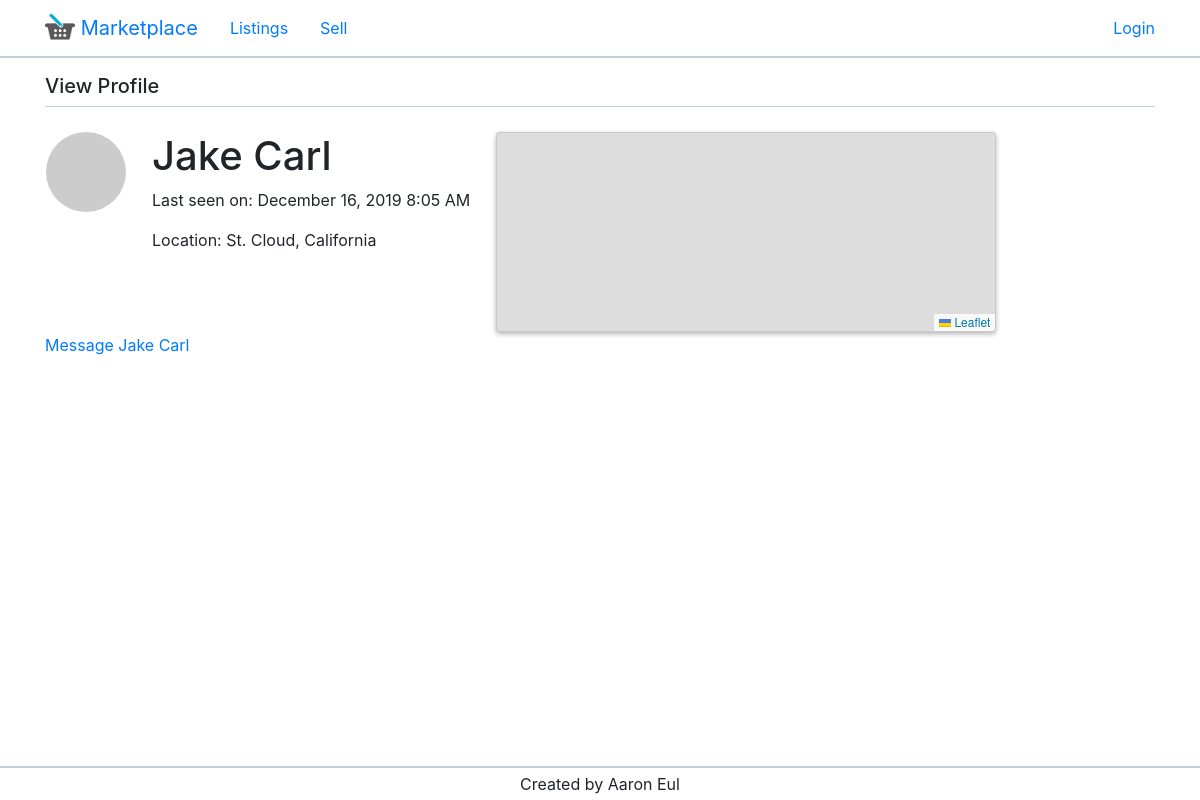
/user/4, run on an earlier commit of the app's database.
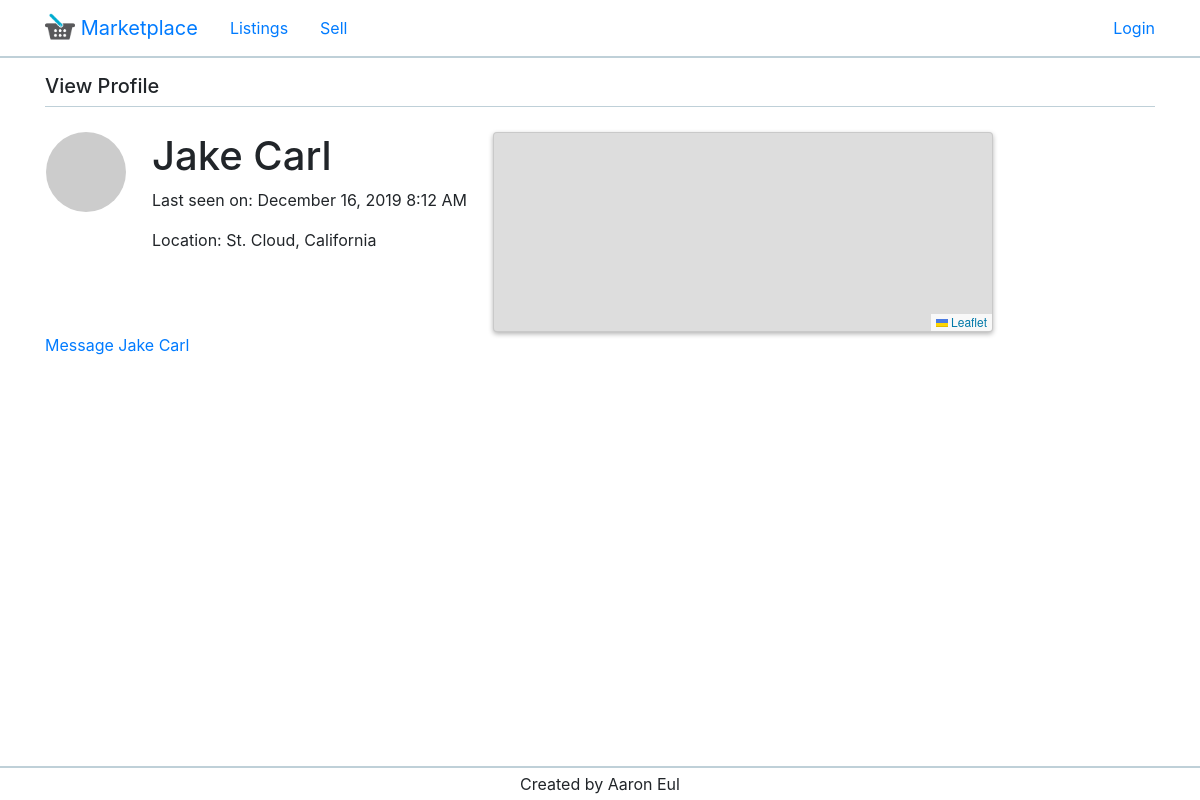
And on a later commit of the database.
### app/models.py (models this page shows, shortened)
class User(UserMixin, db.Model):
    id = db.Column(db.Integer, primary_key=True)
    name = db.Column(db.String(30))
    email = db.Column(db.String(120), index=True, unique=True)
    password_hash = db.Column(db.String(128))
    state = db.Column(db.String(20))
    city = db.Column(db.String(50))
    listings = db.relationship('Listing', backref='author', lazy='dynamic')
    last_seen = db.Column(db.DateTime, default=datetime.utcnow)
    def avatar(self, size):
        digest = md5(self.email.lower().encode('utf-8')).hexdigest()
        return 'https://www.gravatar.com/avatar/{}?d=identicon&s={}'.format(digest, size)

### app/routes.py (the view)
@app.route('/user/<id>')
def user(id):
    _user = User.query.filter_by(id=id).first_or_404()
    listings = Listing.query.filter_by(user_id=_user.id).order_by(Listing.timestamp.desc()).all()
    images = {}
    for _listing in listings:
        images[_listing.id] = Image.query.filter_by(listing_id=_listing.id).first()
    return render_template('user.html', user=_user, listings=listings, images=images, title='View Profile', user_info=False)

### app/routes.py (called while the page is built)
@app.before_request
def before_request():
    if current_user.is_authenticated:
        current_user.last_seen = datetime.utcnow()
        db.session.commit()

### app/templates/user.html (shortened to what this page needs)
{% extends "base.html" %}
{% block app_content %}
    <link rel="stylesheet" href="https://unpkg.com/leaflet@1.6.0/dist/leaflet.css"
/>
    <table id="user-table">
        <tr valign="top">
            <td class="mr-4"><img class="profile-image" src="{{ user.avatar(128) }}"></td>
            <td class="mr-4">
                <h1>{{ user.name }}</h1>
                {% if user.last_seen %}
                    <p>Last seen on: {{ moment(user.last_seen).format('LLL') }}</p>
                {% endif %}
                <p>Location: {{ user.city }}, {{ user.state }}</p>
            </td>
            <td>
                <div id="map"></div>
            </td>
        </tr>
    </table>
    {% if user != current_user %}
        <p><a class="mt-1 mb-0" href="{{ url_for('message', id=user.id) }}">Message {{ user.name }}</a></p>
    {% endif %}
{% endblock %}

### app/templates/base.html (shortened to what this page needs)
{% extends "bootstrap_base.html" %}
{% block navbar %}
    <nav class="navbar">
        <div class="container">
            <ul class="nav navbar-left">
                <li class="nav-item">
                    <a class="navbar-brand" href="{{ url_for('index') }}">
                        <img src="../static/assets/logo2.png" width="30" height="30" class="d-inline-block align-top" alt="">
                        Marketplace
                    </a>
                </li>
                <li class="nav-item">
                    <a class="nav-link" href="{{ url_for('index') }}">Listings</a>
                </li>
                <li class="nav-item">
                    <a class="nav-link" href="{{ url_for('new_listing') }}">Sell</a>
                </li>
            </ul>
            <ul class="nav navbar-right">
                {% if current_user.is_anonymous %}
                <li class="nav-item"><a href="{{ url_for('login') }}">Login</a></li>
                {% else %}
                <li class="nav-item"><a class="nav-link"  href="{{ url_for('user', id=current_user.id) }}">Profile</a></li>
                <li class="nav-item"><a class="nav-link"  href="{{ url_for('logout') }}">Logout</a></li>
                {% endif %}
            </ul>
        </div>
    </nav>
    <div class="container mt-3 mb-4">
        <div class="title-container">
            <h5>{{ title }}</h5>
        </div>
    </div>
{% endblock %}
{% block styles %}
    <link rel="stylesheet" href="../static/style/style.css">
{% endblock %}
{% block content %}
    <div class="container pb-5">
        {% block app_content %}{% endblock %}
    </div>
{% endblock %}
{% block footer %}
    <footer>
        <div class="container footer">
            <p class="mt-1 mb-1">Created by Aaron Eul</p>
        </div>
    </footer>
{% endblock %}

### app/templates/bootstrap_base.html (shortened to what this page needs)
<!doctype html>
<html lang="en">
  <head>
    <link rel="stylesheet" href="https://maxcdn.bootstrapcdn.com/bootstrap/4.0.0/css/bootstrap.min.css">
    {% block styles %}
    {% endblock %}
  </head>
  <body>
    {% block navbar %}
    {% endblock %}
    {% block content %}
    {% endblock %}
    {% block footer %}
    {% endblock %}
  </body>
</html>

### app/static/style/style.css (style rules this page uses)
.profile-image { border-radius: 50%; }
#user-table td { display: inline-block; }
#map { width: 500px; height: 200px; overflow: hidden; box-shadow: 0 2px 5px rgba(0,0,0,0.3); border-radius: 4px; border: solid 1px #80808038; }
.footer > p { text-align: center; }
.title-container { border-bottom: #bfd0d8 solid 1px; }
nav { border-bottom: #bfd0d8 solid 2px; }
footer { border-top: #bfd0d8 solid 2px; position: fixed; bottom: 0; width: 100%; background: white; }

What changed in the data, as far as the page shows it:
changed User "Jake Carl": last_seen "December 16, 2019 8:05 AM" → "December 16, 2019 8:12 AM"
